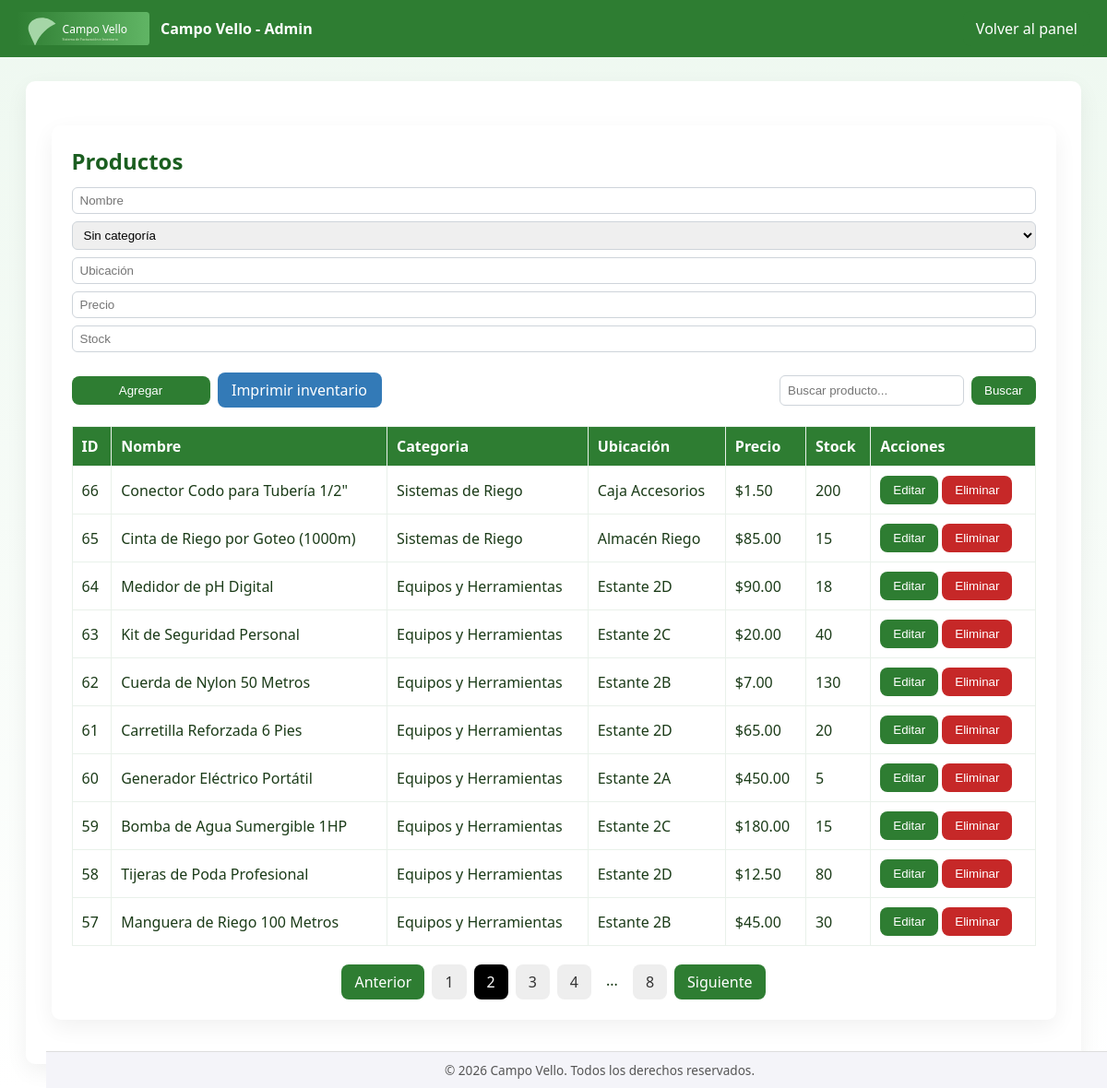
/admin/gestionar_productos.php?page=2 (signed in), run on an earlier commit of the app's database.
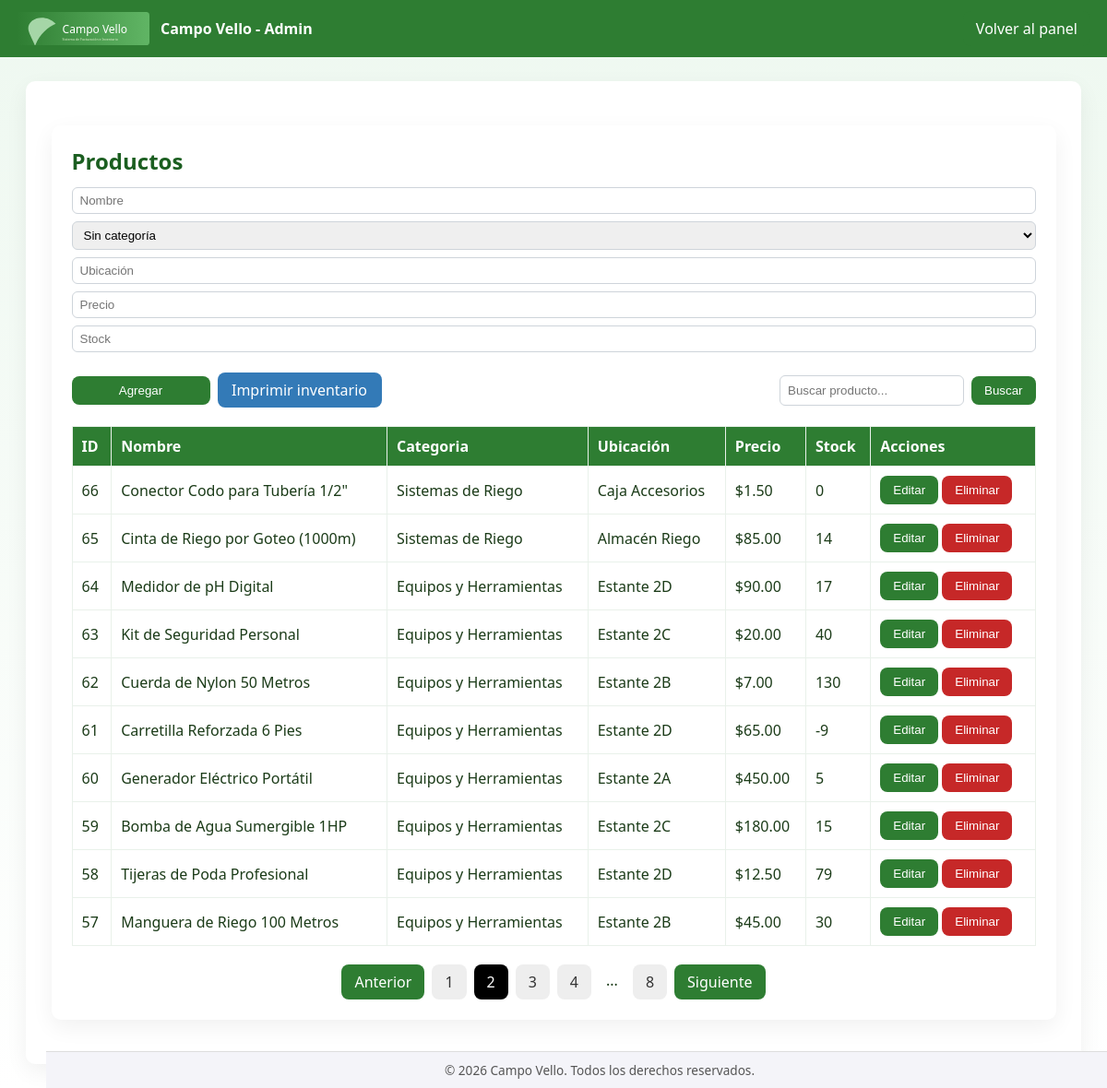
And on a later commit of the database.
### tables this page shows
CREATE TABLE `productos` (
  `id` int(11) NOT NULL,
  `name` varchar(150) DEFAULT NULL,
  `category_id` int(11) DEFAULT NULL,
  `location` varchar(120) DEFAULT NULL,
  `price` decimal(10,2) DEFAULT NULL,
  `stock` int(11) DEFAULT 0
);

CREATE TABLE `categorias` (
  `id` int(11) NOT NULL,
  `name` varchar(120) DEFAULT NULL
);

### admin/gestionar_productos.php (the view, shortened to what this page needs)
<?php
$pdo = getPDO();
$search_query = $_GET['search'] ?? '';
$is_searching = !empty($search_query);
$limit = 10;
$page = (int) ($_GET['page'] ?? 1);
$count_sql = 'SELECT COUNT(id) FROM productos';
$main_sql = '
    SELECT p.*, c.name as category
    FROM productos p
    LEFT JOIN categorias c ON p.category_id = c.id';
$params = [];
$total_products_stmt = $pdo->prepare($count_sql);
$total_products_stmt->execute();
$total_products = $total_products_stmt->fetchColumn();
if ($is_searching) {
    $total_pages = 1;
    $offset = 0;
    $limit_clause = '';
} else {
    $total_pages = ceil($total_products / $limit);
    $offset = ($page - 1) * $limit;
    $limit_clause = ' LIMIT :limit OFFSET :offset';
    $params[':limit'] = $limit;
    $params[':offset'] = $offset;
}
$sql = $main_sql . ' ORDER BY p.id DESC' . $limit_clause;
$stmt = $pdo->prepare($sql);
foreach ($params as $key => $value) {
    $type = PDO::PARAM_STR;
    if ($key === ':limit' || $key === ':offset') {
        $type = PDO::PARAM_INT;
    }
    $stmt->bindValue($key, $value, $type);
}
$stmt->execute();
$products = $stmt->fetchAll();
?>
<!doctype html>
<html lang="es">
<head>
    <link rel='stylesheet' href='../assets/css/style.css'>
</head>
<body>
    <nav>
        <div style='display:flex;gap:12px;align-items:center'>
            <img src='../assets/img/logo.svg' style='height:36px' alt='logo'>
            <strong>Campo Vello - Admin</strong>
        </div>
        <div>
            <a href='dashboard.php' style='color:#fff' class="btn">Volver al panel</a>
        </div>
    </nav>
    <div class='container'>
        <div class='container'>
            <h2>Productos</h2>
            <form method='post' id="add-product-form">
                <div class="form-row">
                    <input name='name' placeholder='Nombre' pattern="[a-zA-Z0-9ñÑáÁéÉíÍóÓúÚ\s\-,()]+" required>
                    <select name='category_id' required>
                        <option value=''>Sin categoría</option>
                    </select>
                    <input name='location' pattern="[a-zA-Z0-9ñÑáÁéÉíÍóÓúÚ\s\-,()]+" required placeholder='Ubicación'>
                    <input name='price' type='number' step='0.01' value='' required placeholder='Precio'>
                    <input name='stock' type='number' value='' required placeholder='Stock'>
                </div>
            </form> </br>
            <div class="action-buttons-group">
                <button class='btn btn-equal-size' form="add-product-form">Agregar</button>
                <a href="reporte_inventario_pdf.php" target="_blank" class="btn btn-equal-size" style="background-color:#337ab7;">
                    Imprimir inventario
                </a>
                <div style="margin-left: auto; display: flex; align-items: center; gap: 8px;">
                    <input type="text" id="search_input" placeholder="Buscar producto..."
                        pattern="a-zA-Z0-9ñÑáÁéÉíÍóÓúÚ\s]+"
                        value="<?= htmlspecialchars($search_query) ?>" style="width:200px;">
                    <button type="button" class="btn" id="search_button">Buscar</button>
                </div>
            </div>
            <table class='table'>
                <thead>
                    <tr>
                        <th>ID</th>
                        <th>Nombre</th>
                        <th>Categoria</th>
                        <th>Ubicación</th>
                        <th>Precio</th>
                        <th>Stock</th>
                        <th>Acciones</th>
                    </tr>
                </thead>
                <tbody>
                    <?php foreach ($products as $p) : ?>
                        <tr>
                            <td><?= htmlspecialchars($p['id']) ?></td>
                            <td><?= htmlspecialchars($p['name']) ?></td>
                            <td><?= htmlspecialchars($p['category']) ?></td>
                            <td><?= htmlspecialchars($p['location']) ?></td>
                            <td>$<?= number_format($p['price'], 2) ?></td>
                            <td><?= htmlspecialchars($p['stock']) ?></td>
                            <td>
                                <button class='btn' type="button" onclick="openModal('edit-<?= htmlspecialchars($p['id']) ?>')">Editar</button>
                                <form method='post' style='display:inline-block' onsubmit="return confirm('¿Eliminar este producto?');">
                                    <button class='btn' style='background:#c62828'>Eliminar</button>
                                </form>
                            </td>
                        </tr>
                    <?php endforeach; ?>
                </tbody>
            </table>
            <div style="display: flex; justify-content: center; gap: 8px; margin-top: 20px;">
                <?php if (!$is_searching && $total_pages > 1) : ?>
                    <?php
                        $base_url = 'gestionar_productos.php?page=';
                    ?>
                    <?php if ($page > 1) : ?>
                        <a href="<?= $base_url . ($page - 1) ?>" class="btn">Anterior</a>
                    <?php else : ?>
                        <button class="btn" disabled>Anterior</button>
                    <?php endif; ?>
                    <?php
                        $start = max(1, $page - 2);
                        $end = min($total_pages, $page + 2);
                        for ($i = $start; $i <= $end; $i++) : ?>
                            <a href="<?= $base_url . $i ?>" class="btn" style="<?= $i == $page ? 'background-color:#000; color:#fff;' : 'background-color:#eee; color:#333;' ?>">
                                <?= $i ?>
                            </a>
                        <?php endfor; ?>
                        <?php
                        if ($end < $total_pages) {
                            if ($end < $total_pages - 1) {
                                echo '<span style="padding: 6px 8px;">...</span>';
                            }
                            echo '<a href="' . $base_url . $total_pages . '" class="btn" style="background-color:#eee; color:#333;">' . $total_pages . '</a>';
                        }
                        ?>
                    <?php if ($page < $total_pages) : ?>
                        <a href="<?= $base_url . ($page + 1) ?>" class="btn">Siguiente</a>
                    <?php else : ?>
                        <button class="btn" disabled>Siguiente</button>
                    <?php endif; ?>
                <?php endif; ?>
            </div>
            </div>
         <footer style="
        position: fixed;
        bottom: 0;
        width: 100%;
        text-align: center;
        padding: 10px 0;
        background: #f4f4f9; /* Fondo similar al body */
        border-top: 1px solid #ddd;
        font-size: 0.85em;
        color: #555;
    ">
        &copy; <?= date('Y') ?> Campo Vello. Todos los derechos reservados.
    </footer>
</body>
</html>

### assets/css/style.css (style rules this page uses)
body { font-family: Segoe UI, Tahoma, sans-serif; background: linear-gradient(180deg, #eef8f0, #ffffff); margin: 0; color: #1b3b18; }
h1, h2 { color: #1b5e20; margin: 0 0 12px 0; }
nav { background: #2e7d32; color: #fff; padding: 12px 18px; display: flex; justify-content: space-between; align-items: center; }
.container { width: 95%; max-width: 1100px; margin: 26px auto; background: #fff; border-radius: 10px; padding: 22px; box-shadow: 0 8px 24px rgba(0, 0, 0, 0.06); }
input, select, textarea { padding: 8px; border-radius: 6px; border: 1px solid #ced4da; width: 100%; box-sizing: border-box; }
.btn { display: inline-block; background: #2e7d32; color: #fff; padding: 8px 14px; border-radius: 8px; border: none; cursor: pointer; text-decoration: none; transition: transform .12s ease, box-shadow .12s ease; }
.table { width: 100%; border-collapse: collapse; margin-top: 12px; }
.table th, .table td { padding: 10px; border: 1px solid #e9f1ea; text-align: left; }
.table th { background: #2e7d32; color: #fff; }

### admin/gestionar_productos.php (style rules this page uses)
.form-row { display: flex; gap: 8px; align-items: center; flex-wrap: wrap; }
.form-row input, .form-row select { padding: 6px 8px; }
.action-buttons-group { display: flex; gap: 8px; margin-bottom: 20px; align-items: center; }
.btn-equal-size { width: 150px; text-align: center; }

What changed in the data, as far as the page shows it:
changed productos "Conector Codo para Tubería 1/2\"": stock "200" → "0"
changed productos "Cinta de Riego por Goteo (1000m)": stock "15" → "14"
changed productos "Medidor de pH Digital": stock "18" → "17"
changed productos "Carretilla Reforzada 6 Pies": stock "20" → "-9"
changed productos "Tijeras de Poda Profesional": stock "80" → "79"
